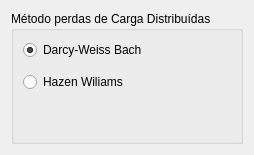
       <widget class="QWidget" name="page_3">
        <layout class="QVBoxLayout" name="verticalLayout_9">
         <item>
          <widget class="QGroupBox" name="groupBox_5">
           <property name="title">
            <string>Método perdas de Carga Distribuídas </string>
           </property>
           <layout class="QVBoxLayout" name="verticalLayout_10">
            <property name="spacing">
             <number>12</number>
            </property>
            <item>
             <widget class="QRadioButton" name="darcy">
              <property name="text">
               <string>Darcy-Weiss Bach </string>
              </property>
              <property name="checked">
               <bool>true</bool>
              </property>
             </widget>
            </item>
            <item>
             <widget class="QRadioButton" name="wiliams">
              <property name="text">
               <string>Hazen Wiliams</string>
              </property>
             </widget>
            </item>
            <item>
             <spacer name="verticalSpacer_2">
              <property name="orientation">
               <enum>Qt::Orientation::Vertical</enum>
              </property>
              <property name="sizeHint" stdset="0">
               <size>
                <width>20</width>
                <height>40</height>
               </size>
              </property>
             </spacer>
            </item>
           </layout>
          </widget>
         </item>
        </layout>
       </widget>
